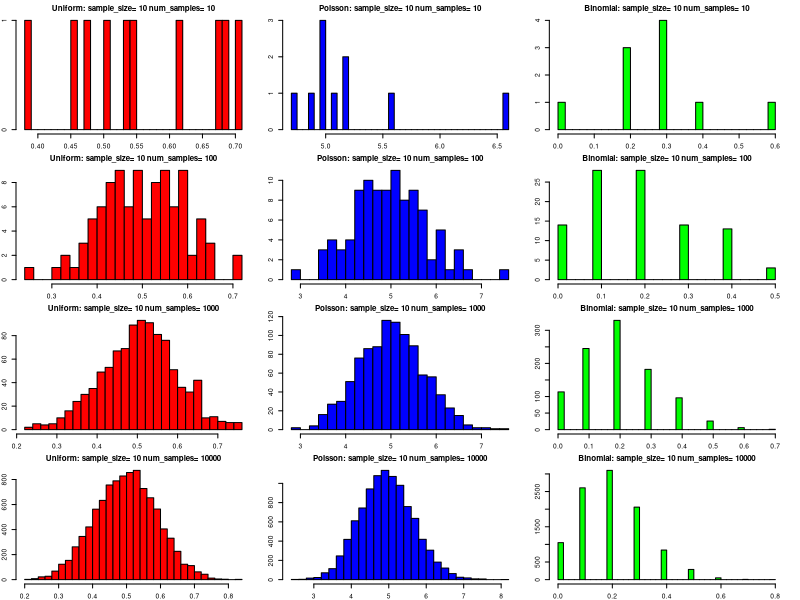
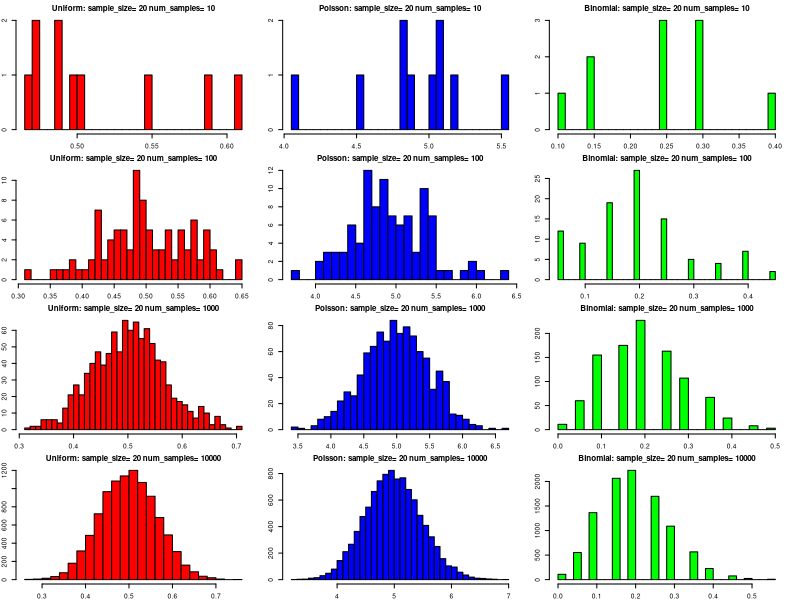
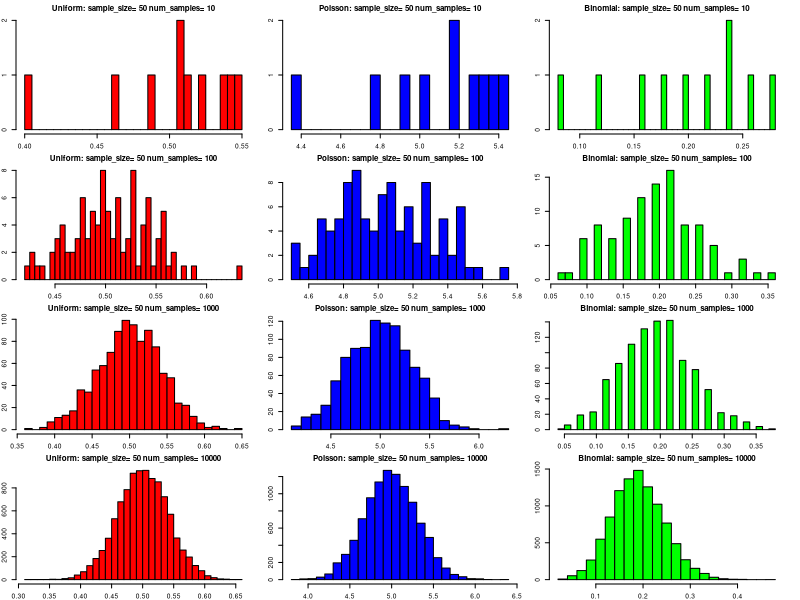
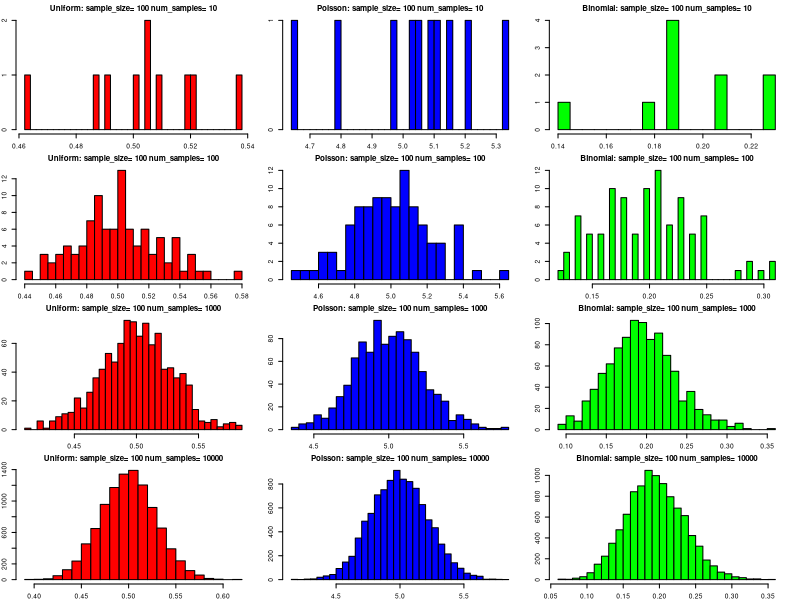
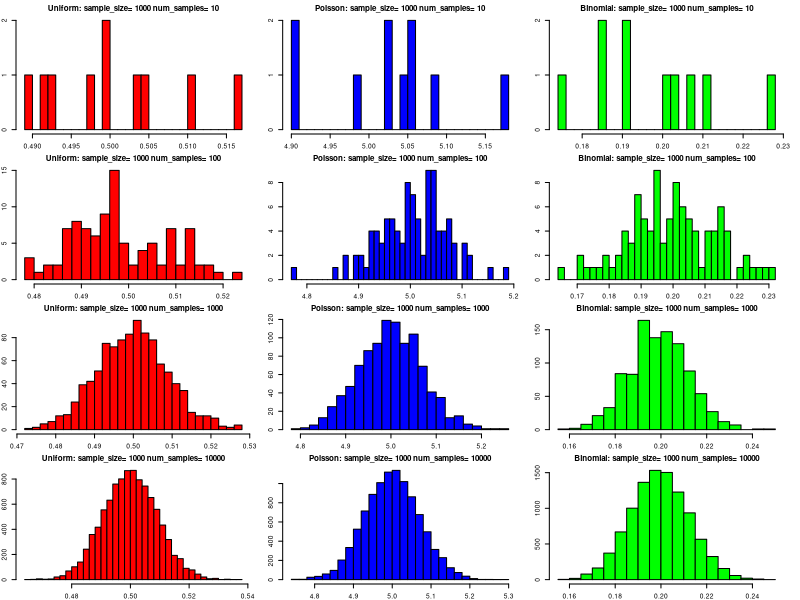

Here is the R script that generated these plots, in order:
## ---- chunk 1
knitr::opts_chunk$set(echo = TRUE)
## ---- chunk 2



# Specify the sample sizes and number of samples
sample_sizes <- c(10, 20, 50, 100, 1000)
num_samples <- c(10, 100, 1000, 10000)

# Create list objects to store the samples
samples_uniform <- list()
samples_poisson <- list()
samples_binomial <- list()

# Generate the samples using a for loop
for (i in seq_along(sample_sizes)) {
  m <- sample_sizes[i]
  samples_uniform[[i]] <- list()
  samples_poisson[[i]] <- list()
  samples_binomial[[i]] <- list()
  for (j in seq_along(num_samples)) {
    n <- num_samples[j]
    samples_uniform[[i]][[j]] <- replicate(m, runif(n, 0, 1))
    samples_poisson[[i]][[j]] <- replicate(m, rpois(n, 5))
    samples_binomial[[i]][[j]] <- replicate(m, rbinom(n, 1, 0.2))
  }
}

# Calculate the sample means
mean_samples_uniform <- lapply(samples_uniform, function(x) {
  lapply(x, rowMeans)
})

mean_samples_poisson <- lapply(samples_poisson, function(x) {
  lapply(x, rowMeans)
})

mean_samples_binomial <- lapply(samples_binomial, function(x) {
  lapply(x, rowMeans)
})

# Plot the histograms of the sample means
par(mfrow=c(4,3), cex=0.4, mar = rep(2, 4))
for (i in seq_along(sample_sizes)) {
  for (j in seq_along(num_samples)) {
    hist(mean_samples_uniform[[i]][[j]], main=paste("Uniform: sample_size=", sample_sizes[i], "num_samples=", num_samples[j]),
         xlab="Sample Mean", col="red", breaks=30)
    hist(mean_samples_poisson[[i]][[j]], main=paste("Poisson: sample_size=", sample_sizes[i], "num_samples=", num_samples[j]),
         xlab="Sample Mean", col="blue", breaks=30)
    hist(mean_samples_binomial[[i]][[j]], main=paste("Binomial: sample_size=", sample_sizes[i], "num_samples=", num_samples[j]),
         xlab="Sample Mean", col="green", breaks=30)
  }
}


      
      
